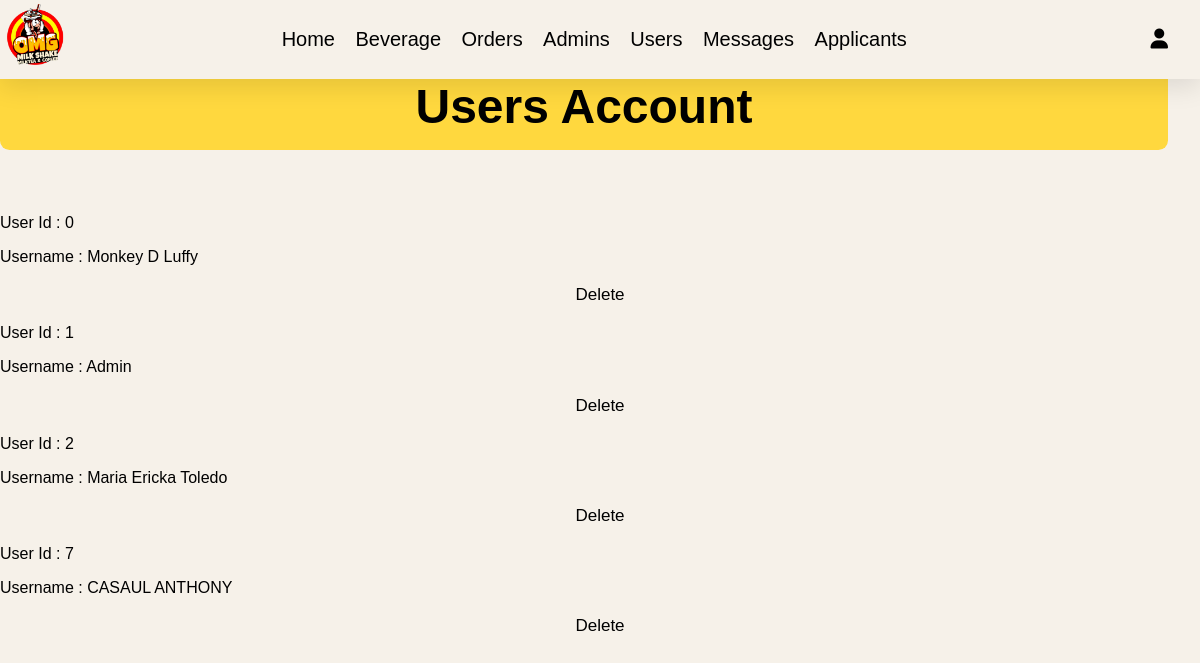
/admin/users_accounts.php (signed in), run on an earlier commit of the app's database.
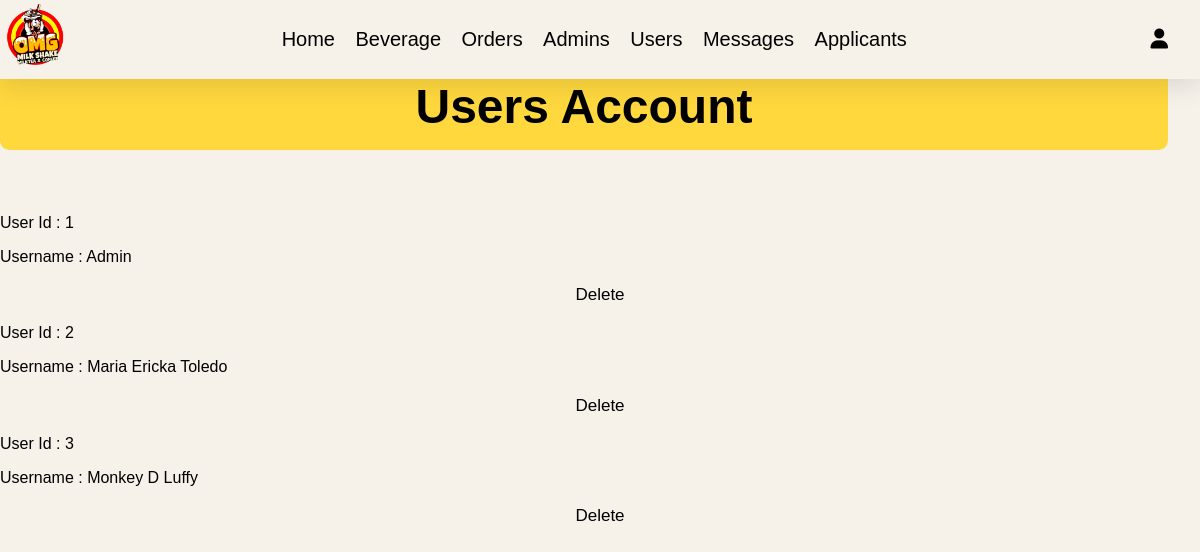
And on a later commit of the database.
### tables this page shows
CREATE TABLE `users` (
  `id` int(100) NOT NULL,
  `name` varchar(20) NOT NULL,
  `email` varchar(50) NOT NULL,
  `number` varchar(10) NOT NULL,
  `password` varchar(50) NOT NULL,
  `address` varchar(500) NOT NULL
);

### admin/users_accounts.php (the view, shortened to what this page needs)
<?php
include '../components/connect.php';
?>
<!DOCTYPE html>
<html lang="en">
<head>
   <link rel="stylesheet" href="https://cdnjs.cloudflare.com/ajax/libs/font-awesome/6.1.1/css/all.min.css">
   <link rel="stylesheet" href="../css/admin_style.css">
</head>
<body>
<?php include '../components/admin_header.php' ?>
<section class="accounts">
   <h1 class="heading">users account</h1>
   <div class="add-products">
   <?php
      $select_account = $conn->prepare("SELECT * FROM `users`");
      $select_account->execute();
      if($select_account->rowCount() > 0){
         while($fetch_accounts = $select_account->fetch(PDO::FETCH_ASSOC)){
   ?>
   <div class="box">
      <p> user id : <span><?= $fetch_accounts['id']; ?></span> </p>
      <p> username : <span><?= $fetch_accounts['name']; ?></span> </p>
      <a href="users_accounts.php?delete=<?= $fetch_accounts['id']; ?>" class="delete-btn" onclick="return confirm('delete this account?');">delete</a>
   </div>
   <?php
      }
   }else{
      echo '<p class="empty">no accounts available</p>';
   }
   ?>
   </div>
</section>
</body>
</html>

What changed in the data, as far as the page shows it:
removed users: id "0", name "Monkey D Luffy"
removed users: id "7", name "CASAUL ANTHONY"
added users: id "3", name "Monkey D Luffy"
